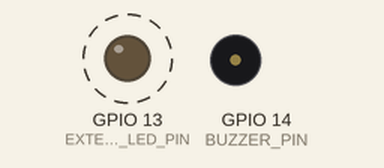
The sketch below on a simulated ESP32. On the bench: output pins drawn as LEDs (lit = HIGH), buzzer (waves = sounding). Dashed ring = blinking. What the sketch prints to the serial monitor is not drawn.

Above: at 0.2 s.
Timing chart, 0 to 4.6 s (numbered marks = the images above):
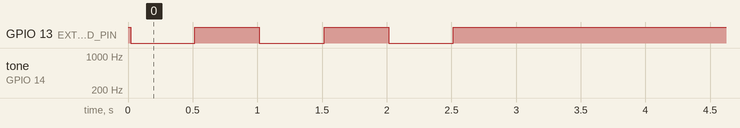

The sketch:

buzzer_test.ino
```cpp
/*
 * buzzer_test.ino
 *
 * Minimal isolated LED-output verification and buzzer-output test for
 * Arduino-ESP32 3.3.12.
 *
 * Safety scope:
 *   - Serial, GPIO14, and GPIO13 only
 *   - No camera init
 *   - No Wi-Fi
 *   - No WebServer
 *   - No SD card
 *   - No onboard flash LED
 *   - No vibration motor
 *   - No other external outputs
 *
 * Assumed buzzer connection supplied by the user:
 *   ESP32 3V3 -> buzzer VCC
 *   ESP32 GND -> buzzer GND, common with the ESP32
 *   ESP32 GPIO14 -> buzzer I/O
 *
 * The module label says "low level trigger", so:
 *   GPIO14 HIGH = off
 *   GPIO14 LOW  = on
 *
 * The active-low external LED connection is:
 *   3V3 -> 1 kOhm -> LED anode -> LED cathode -> GPIO13
 *
 * So:
 *   GPIO13 HIGH = LED off
 *   GPIO13 LOW  = LED on
 *
 * IMPORTANT Arduino-ESP32 3.3.12 behavior:
 *   digitalWrite() is ignored until pinMode() has registered the pin with the
 *   GPIO peripheral manager. The previous version of this sketch wrote the
 *   off level before pinMode(OUTPUT); that write was discarded, and pinMode()
 *   left the output latch LOW. With an active-low LED this made GPIO13 appear
 *   steadily lit even though the startup log claimed it was HIGH/off.
 *
 *   This version calls pinMode(OUTPUT) first and then immediately writes the
 *   safe HIGH level. A very short boot-time glitch before setup() is still
 *   possible with the Arduino API; the required three-blink sequence below
 *   verifies that GPIO13 is genuinely being driven afterward.
 *
 * No PWM/timer peripheral is used. There is no analogWrite(), ledcWrite(),
 * tone(), Servo, or timer ISR. The 2 kHz square wave is produced only by
 * alternating digitalWrite() calls on GPIO14, timed with micros().
 *
 * Uploading this sketch replaces the firmware currently on the board.
 */

#include <Arduino.h>

static const unsigned long SERIAL_BAUD = 115200;

static const int BUZZER_PIN = 14;
static const int EXTERNAL_LED_PIN = 13;

static const uint8_t BUZZER_OFF_LEVEL = HIGH;
static const uint8_t BUZZER_ON_LEVEL = LOW;
static const uint8_t LED_OFF_LEVEL = HIGH;
static const uint8_t LED_ON_LEVEL = LOW;

static const unsigned long LED_BLINK_MS = 500UL;
static const uint8_t LED_BLINK_CYCLES = 3;
static const uint8_t LED_BLINK_STEPS = LED_BLINK_CYCLES * 2;

static const unsigned long BUZZER_START_DELAY_MS = 2000UL;
static const unsigned long DC_LOW_MS = 500UL;
static const unsigned long HIGH_OFF_MS = 1000UL;
static const unsigned long TONE_MS = 500UL;
static const unsigned long HALF_PERIOD_US = 250UL;  /* 2 kHz square wave */
static const uint8_t BUZZER_SEQUENCE_COUNT = 3;

enum class TestPhase : uint8_t {
  ledBlink,
  waitBeforeBuzzer,
  dcLow,
  highOff,
  tone,
  done,
};

static TestPhase phase = TestPhase::ledBlink;
static uint8_t ledStep = 0;
static uint8_t sequenceNumber = 0;
static unsigned long phaseStartedMs = 0;
static unsigned long lastToggleUs = 0;
static bool toneNextLevelIsLow = true;

static void setBuzzerOff()
{
  digitalWrite(BUZZER_PIN, BUZZER_OFF_LEVEL);
}

static void setLed(bool on)
{
  digitalWrite(EXTERNAL_LED_PIN, on ? LED_ON_LEVEL : LED_OFF_LEVEL);
  Serial.print(F("GPIO13 LED: "));
  Serial.println(on ? F("LOW / ON") : F("HIGH / OFF"));
}

static void applyLedBlinkStep()
{
  const bool on = (ledStep % 2 == 0);
  Serial.print(F("LED blink "));
  Serial.print((ledStep / 2) + 1);
  Serial.print(F("/3: "));
  setLed(on);
}

static void enterPhase(TestPhase nextPhase)
{
  phase = nextPhase;
  phaseStartedMs = millis();

  switch (phase) {
    case TestPhase::ledBlink:
      ledStep = 0;
      Serial.println(F("Blinking GPIO13 LED three times, 500 ms per state."));
      applyLedBlinkStep();
      break;
    case TestPhase::waitBeforeBuzzer:
      Serial.println(F("Waiting 2 s before the first buzzer test..."));
      break;
    case TestPhase::dcLow:
      sequenceNumber += 1;
      Serial.print(F("Buzzer sequence "));
      Serial.print(sequenceNumber);
      Serial.print(F("/"));
      Serial.print(BUZZER_SEQUENCE_COUNT);
      Serial.println(F(": LOW for 500 ms"));
      digitalWrite(BUZZER_PIN, BUZZER_ON_LEVEL);
      break;
    case TestPhase::highOff:
      Serial.println(F("Buzzer HIGH / off for 1 s"));
      setBuzzerOff();
      break;
    case TestPhase::tone:
      Serial.println(F("Buzzer 2 kHz square wave for 500 ms"));
      lastToggleUs = micros();
      toneNextLevelIsLow = true;
      digitalWrite(BUZZER_PIN, BUZZER_ON_LEVEL);
      break;
    case TestPhase::done:
      setBuzzerOff();
      Serial.println(F("Done. GPIO14 is HIGH/off; no further output changes."));
      break;
  }
}

void setup()
{
  Serial.begin(SERIAL_BAUD);

  /* Arduino-ESP32 3.3.12 requires pinMode before digitalWrite is effective. */
  pinMode(EXTERNAL_LED_PIN, OUTPUT);
  digitalWrite(EXTERNAL_LED_PIN, LED_OFF_LEVEL);
  pinMode(BUZZER_PIN, OUTPUT);
  digitalWrite(BUZZER_PIN, BUZZER_OFF_LEVEL);

  Serial.println();
  Serial.println(F("=== LED + buzzer output test ==="));
  Serial.println(F("External LED: GPIO13, active-low, blinks then stays HIGH/off"));
  Serial.println(F("Buzzer I/O: GPIO14, low-level trigger, HIGH = off / LOW = on"));
  Serial.println(F("No camera, Wi-Fi, SD, flash LED, motor, or other outputs."));
  Serial.println(F("=== end startup ==="));
  Serial.println();

  enterPhase(TestPhase::ledBlink);
}

void loop()
{
  const unsigned long nowMs = millis();

  switch (phase) {
    case TestPhase::ledBlink:
      if (nowMs - phaseStartedMs >= LED_BLINK_MS) {
        phaseStartedMs += LED_BLINK_MS;
        ledStep += 1;

        if (ledStep >= LED_BLINK_STEPS) {
          setLed(false);
          Serial.println(F("GPIO13 held HIGH/off; starting buzzer tests."));
          enterPhase(TestPhase::waitBeforeBuzzer);
        } else {
          applyLedBlinkStep();
        }
      }
      break;

    case TestPhase::waitBeforeBuzzer:
      if (nowMs - phaseStartedMs >= BUZZER_START_DELAY_MS) {
        enterPhase(TestPhase::dcLow);
      }
      break;

    case TestPhase::dcLow:
      if (nowMs - phaseStartedMs >= DC_LOW_MS) {
        enterPhase(TestPhase::highOff);
      }
      break;

    case TestPhase::highOff:
      if (nowMs - phaseStartedMs >= HIGH_OFF_MS) {
        enterPhase(TestPhase::tone);
      }
      break;

    case TestPhase::tone: {
      const unsigned long nowUs = micros();
      if (static_cast<unsigned long>(nowUs - lastToggleUs) >= HALF_PERIOD_US) {
        lastToggleUs = nowUs;
        digitalWrite(BUZZER_PIN, toneNextLevelIsLow ? BUZZER_ON_LEVEL : BUZZER_OFF_LEVEL);
        toneNextLevelIsLow = !toneNextLevelIsLow;
      }

      if (nowMs - phaseStartedMs >= TONE_MS) {
        setBuzzerOff();
        if (sequenceNumber >= BUZZER_SEQUENCE_COUNT) {
          enterPhase(TestPhase::done);
        } else {
          enterPhase(TestPhase::dcLow);
        }
      }
      break;
    }

    case TestPhase::done:
      /* GPIO13 and GPIO14 both remain HIGH/off; nothing else is touched. */
      break;
  }
}
```

Measured:
- by itself, GPIO 13 (EXTERNAL_LED_PIN): alternates HIGH for 0.50 s and LOW for 0.50 s, 6 changes in all, then stays HIGH
